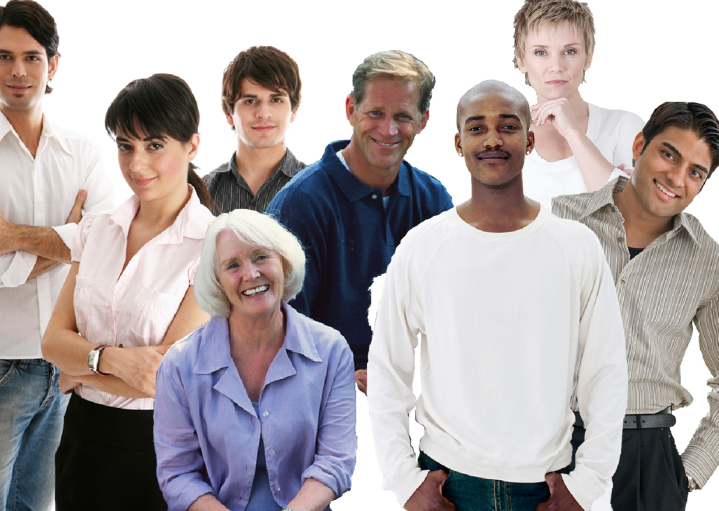
#> input picture In/Sample1.jpg, 1437 x 1022 px (shown at 1/2 size)
$ python lk_track.py ../In/Sample1.jpg   (Python 2 division)   (older library calls are emulated)
#> lines starting #> are read from the running program, lines starting #| are printed output that depends on the picture
### Resources/video.py
#!/usr/bin/env python

'''
Video capture sample.

Sample shows how VideoCapture class can be used to acquire video
frames from a camera of a movie file. Also the sample provides
an example of procedural video generation by an object, mimicking
the VideoCapture interface (see Chess class).

'create_capture' is a convinience function for capture creation,
falling back to procedural video in case of error.

Usage:
    video.py [--shotdir <shot path>] [source0] [source1] ...'

    sourceN is an
     - integer number for camera capture
     - name of video file
     - synth:<params> for procedural video

Synth examples:
    synth:bg=../cpp/lena.jpg:noise=0.1
    synth:class=chess:bg=../cpp/lena.jpg:noise=0.1:size=640x480

Keys:
    ESC    - exit
    SPACE  - save current frame to <shot path> directory

'''

import numpy as np
import cv2
from time import clock
from numpy import pi, sin, cos
import common

class VideoSynthBase(object):
    # [14 lines left out: function __init__, not called in this run]

    def render(self, dst):
        pass

    # [15 lines left out: function read, not called in this run]

    def isOpened(self):
        return True

class Chess(VideoSynthBase):
    # [45 lines left out: functions __init__, draw_quads, render, not called in this run]


classes = dict(chess=Chess)

presets = dict(
    empty = 'synth:',
    lena = 'synth:bg=../cpp/lena.jpg:noise=0.1',
    chess = 'synth:class=chess:bg=../cpp/lena.jpg:noise=0.1:size=640x480'
)


def create_capture(source = 0, fallback = presets['chess']):
    '''source: <int> or '<int>|<filename>|synth [:<param_name>=<value> [:...]]'
    '''
    source = str(source).strip()
    chunks = source.split(':')
    # hanlde drive letter ('c:', ...)
    if len(chunks) > 1 and len(chunks[0]) == 1 and chunks[0].isalpha():
        chunks[1] = chunks[0] + ':' + chunks[1]
        del chunks[0]

    source = chunks[0]
    try: source = int(source)
    except ValueError: pass
    params = dict( s.split('=') for s in chunks[1:] )

    cap = None
    if source == 'synth':
        Class = classes.get(params.get('class', None), VideoSynthBase)
        try: cap = Class(**params)
        except: pass
    else:
        cap = cv2.VideoCapture(source)
        if 'size' in params:
            w, h = map(int, params['size'].split('x'))
            cap.set(cv2.cv.CV_CAP_PROP_FRAME_WIDTH, w)
            cap.set(cv2.cv.CV_CAP_PROP_FRAME_HEIGHT, h)
    if cap is None or not cap.isOpened():
        print 'Warning: unable to open video source: ', source
        if fallback is not None:
            return create_capture(fallback, None)
    return cap

# [30 lines that do not run on import are left out]

### Resources/lk_track.py
#!/usr/bin/env python

'''
Lucas-Kanade tracker
====================

Lucas-Kanade sparse optical flow demo. Uses goodFeaturesToTrack
for track initialization and back-tracking for match verification
between frames.

Usage
-----
lk_track.py [<video_source>]


Keys
----
ESC - exit
'''

import numpy as np
import cv2
import video
from common import anorm2, draw_str
from time import clock
from matplotlib import pyplot as plt
import math
lk_params = dict( winSize  = (15, 15),
                  maxLevel = 2,
                  criteria = (cv2.TERM_CRITERIA_EPS | cv2.TERM_CRITERIA_COUNT, 10, 0.03))

feature_params = dict( maxCorners = 500,
                       qualityLevel = 0.3,
                       minDistance = 7,
                       blockSize = 7 )
height, width, depth = 0 , 0,0
class Vec:
    ref = np.array([1,0])
    # [133 lines left out: functions __init__, PointsToVectors, kmean, not called in this run]
class App:
    def __init__(self, video_src):
        self.track_len = 10
        self.detect_interval = 5
        self.tracks = []
        self.cam = video.create_capture(video_src)
        self.frame_idx = 0

    def run(self):
        while True:
            ret, frame = self.cam.read()
#> frame is the input picture: shape (1022, 1437, 3); mean B, G, R 167, 166.1, 174.4
            if not ret:
                return
            global frame_gray
            frame_gray = cv2.cvtColor(frame, cv2.COLOR_BGR2GRAY)
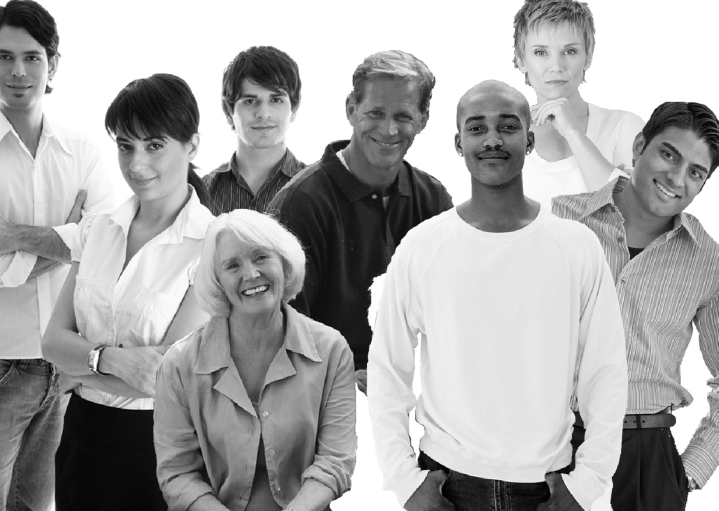
#> frame_gray: shape (1022, 1437) (shown at 1/2 size); min 0, max 255, mean 168.7
            global height, width, depth
            height, width = frame_gray.shape
#> height = 1022; width = 1437
            #print(frame_gray.shape)
            global vis
            vis = frame.copy()

            if len(self.tracks) > 0:
                img0, img1 = self.prev_gray, frame_gray
                p0 = np.float32([tr[-1] for tr in self.tracks]).reshape(-1, 1, 2)
                p1, st, err = cv2.calcOpticalFlowPyrLK(img0, img1, p0, None, **lk_params)
                p0r, st, err = cv2.calcOpticalFlowPyrLK(img1, img0, p1, None, **lk_params)
                d = abs(p0-p0r).reshape(-1, 2).max(-1)
                good = d < 1
                new_tracks = []
                for tr, (x, y), good_flag in zip(self.tracks, p1.reshape(-1, 2), good):
                    if not good_flag:
                        continue
                    tr.append((x, y))
                    if len(tr) > self.track_len:
                        del tr[0]
                    new_tracks.append(tr)
                    cv2.circle(vis, (x, y), 2, (0, 255, 0), -1)
                print("#"*30+"\n")
                print(tr)
                print("#"*30+"\n")
                self.tracks = new_tracks
                print(kmean(new_tracks))
                cv2.polylines(vis, [np.int32(tr) for tr in self.tracks], False, (0, 255, 0))
                draw_str(vis, (20, 20), 'track count: %d' % len(self.tracks))

            if self.frame_idx % self.detect_interval == 0:
                mask = np.zeros_like(frame_gray)
                mask[:] = 255
                for x, y in [np.int32(tr[-1]) for tr in self.tracks]:
                    cv2.circle(mask, (x, y), 5, 0, -1)
                p = cv2.goodFeaturesToTrack(frame_gray, mask = mask, **feature_params)
#> p = 108 rows, first 8: [1378, 984], [843, 938], [739, 580], [1136, 947], [1360, 908], [1123, 949], [857, 942], [1341, 855]
                if p is not None:
                    for x, y in np.float32(p).reshape(-1, 2):
                        self.tracks.append([(x, y)])
#> this loop made 108 passes
#> (x, y) on passes 1 to 12: (1378, 984), (843, 938), (739, 580), (1136, 947), (1360, 908), (1123, 949), (857, 942), (1341, 855), (190, 740), (1341, 826), (698, 978), (1056, 305)
#> after the loop, self.tracks = 108 items


            self.frame_idx += 1
            self.prev_gray = frame_gray
            cv2.imshow('lk_track', vis)

            ch = 0xFF & cv2.waitKey(1)
#> (key Esc is pressed here)
            if ch == 27:
                break
            #print(tr)
def main():
    import sys
    try: video_src = sys.argv[1]
    except: video_src = "..\in\MohmedSaad1.avi"

    print __doc__
    App(video_src).run()
    cv2.destroyAllWindows()

if __name__ == '__main__':
    main()
